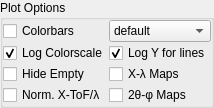
         <widget class="QGroupBox" name="groupBox_2">
          <property name="title">
           <string>Plot Options</string>
          </property>
          <property name="flat">
           <bool>true</bool>
          </property>
          <layout class="QGridLayout" name="gridLayout_16">
           <property name="margin">
            <number>0</number>
           </property>
           <property name="spacing">
            <number>1</number>
           </property>
           <item row="4" column="1">
            <widget class="QCheckBox" name="xLamda">
             <property name="toolTip">
              <string>Replace ToF axis with wavelength for the maps</string>
             </property>
             <property name="text">
              <string>X-λ Maps</string>
             </property>
            </widget>
           </item>
           <item row="5" column="1">
            <widget class="QCheckBox" name="tthPhi">
             <property name="toolTip">
              <string>Replace X and Y axes by the according scattering angle for the maps</string>
             </property>
             <property name="text">
              <string>2θ-φ Maps</string>
             </property>
            </widget>
           </item>
           <item row="2" column="0">
            <widget class="QCheckBox" name="show_colorbars">
             <property name="toolTip">
              <string>Show a colorbar for the map plots</string>
             </property>
             <property name="text">
              <string>Colorbars</string>
             </property>
            </widget>
           </item>
           <item row="5" column="0">
            <widget class="QCheckBox" name="normalizeXTof">
             <property name="toolTip">
              <string>Normalize the intensity in the X-ToF maps by the incident beam measurement</string>
             </property>
             <property name="text">
              <string>Norm. X-ToF/λ</string>
             </property>
            </widget>
           </item>
           <item row="3" column="0">
            <widget class="QCheckBox" name="logarithmic_colorscale">
             <property name="toolTip">
              <string>Logarithmic colorscale in the maps</string>
             </property>
             <property name="text">
              <string>Log Colorscale</string>
             </property>
             <property name="checked">
              <bool>true</bool>
             </property>
            </widget>
           </item>
           <item row="3" column="1">
            <widget class="QCheckBox" name="logarithmic_y">
             <property name="toolTip">
              <string>Logarithmic Y-scale for the projections and reflectivity</string>
             </property>
             <property name="text">
              <string>Log Y for lines</string>
             </property>
             <property name="checked">
              <bool>true</bool>
             </property>
            </widget>
           </item>
           <item row="2" column="1">
            <widget class="QComboBox" name="color_selector">
             <property name="toolTip">
              <string>Select the color scale from a list of presets</string>
             </property>
             <item>
              <property name="text">
               <string>default</string>
              </property>
             </item>
             <item>
              <property name="text">
               <string>gist_ncar</string>
              </property>
             </item>
             <item>
              <property name="text">
               <string>gist_rainbow</string>
              </property>
             </item>
             <item>
              <property name="text">
               <string>jet</string>
              </property>
             </item>
             <item>
              <property name="text">
               <string>hsv</string>
              </property>
             </item>
             <item>
              <property name="text">
               <string>hot</string>
              </property>
             </item>
             <item>
              <property name="text">
               <string>binary</string>
              </property>
             </item>
            </widget>
           </item>
           <item row="4" column="0">
            <widget class="QCheckBox" name="hide_plots">
             <property name="toolTip">
              <string>Hide empty channels in the X-Y and X-ToF tabs to make more space for the measured channels</string>
             </property>
             <property name="text">
              <string>Hide Empty</string>
             </property>
            </widget>
           </item>
          </layout>
          <zorder>xLamda</zorder>
          <zorder>normalizeXTof</zorder>
          <zorder>logarithmic_y</zorder>
          <zorder>show_colorbars</zorder>
          <zorder>tthPhi</zorder>
          <zorder>hide_plots</zorder>
          <zorder>color_selector</zorder>
          <zorder>logarithmic_colorscale</zorder>
         </widget>
